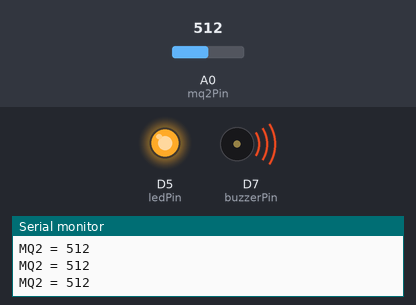
A sketch run on a simulated ESP8266 (NodeMCU). Shown: output pins drawn as LEDs (lit = HIGH), buzzer (waves = sounding, pin HIGH), the last lines printed to the serial monitor. The inputs (shaded band) are chosen by the test bench; at power-on: A0 (mq2Pin) = 512.

Above: at 1.3 s.
1.4 s: A0 (mq2Pin) set to 67
2.9 s: A0 (mq2Pin) set to 56
At 4.2 s:
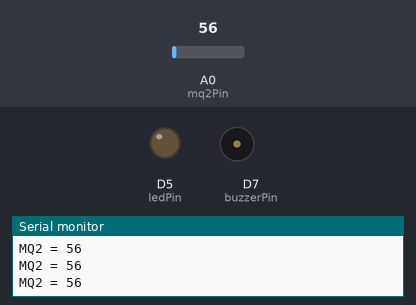
4.5 s: A0 (mq2Pin) set to 122
At 5.3 s:
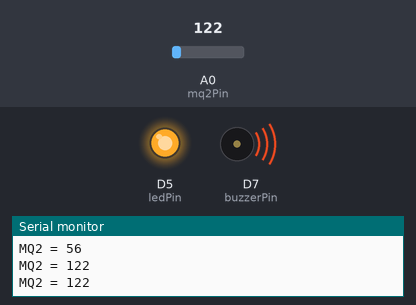
6.0 s: A0 (mq2Pin) set to 50
At 6.5 s:
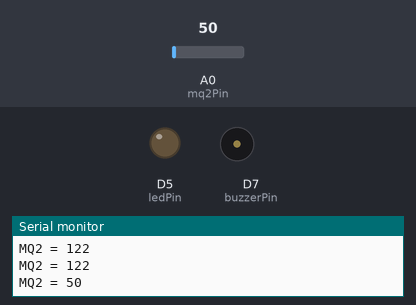
Timing chart, 0 to 8.5 s (numbered marks = the images above; inputs shaded):
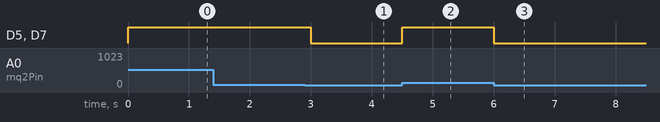

Measured:
- the behaviour switches between 61 and 60 on A0 (mq2Pin) (found by bisection; images 0 and 1)
- after the input at 2.9 s, D5 (ledPin), D7 (buzzerPin): HIGH → LOW after 0.10 s
- after the input at 4.5 s, D5 (ledPin), D7 (buzzerPin): LOW → HIGH at once
- after the input at 6.0 s, D5 (ledPin), D7 (buzzerPin): HIGH → LOW at once

The sketch:

fan.ino
```cpp
int mq2Pin = A0;
int ledPin = D5;
int buzzerPin = D7;

void setup() {
  Serial.begin(9600);
  pinMode(ledPin, OUTPUT);
  pinMode(buzzerPin, OUTPUT);
}

void loop() {
  int sensorValue = analogRead(mq2Pin);
  Serial.print("MQ2 = ");
  Serial.println(sensorValue);

  // Adjust this threshold based on your readings
  int threshold = 60;

  if (sensorValue > threshold) {
    digitalWrite(ledPin, HIGH);
    digitalWrite(buzzerPin, HIGH);
  } else {
    digitalWrite(ledPin, LOW);
    digitalWrite(buzzerPin, LOW);
  }

  delay(500);
}
```
